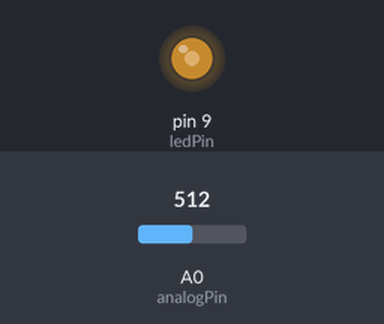
The sketch below on a simulated Arduino Uno, built with avr-gcc and run on an emulated ATmega328P. Shown: output pins drawn as LEDs (lit = HIGH). The inputs (shaded band) are chosen by the test bench; at power-on: A0 (analogPin) = 512.

Above: at 1.2 s.
1.3 s: A0 (analogPin) set to 716
At 2.5 s:
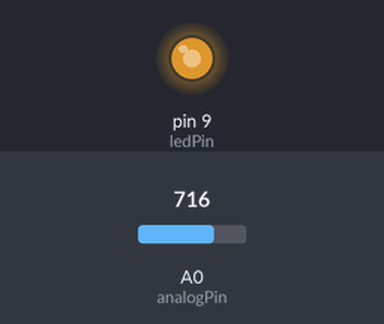
2.8 s: A0 (analogPin) set to 900
At 3.7 s:
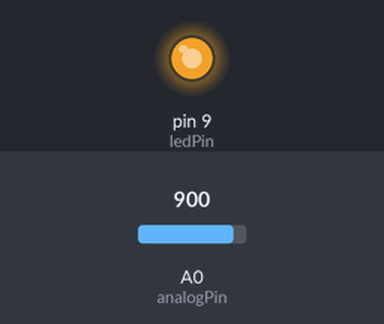
4.3 s: A0 (analogPin) set to 122
At 4.9 s:
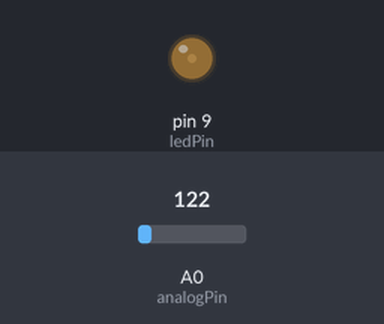
5.8 s: A0 (analogPin) set to 0
At 7.2 s:
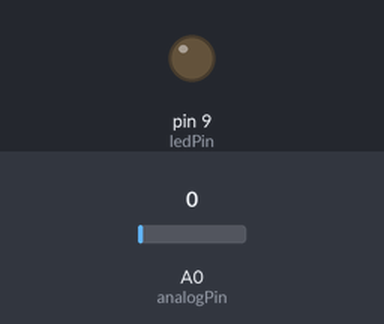
Timing chart, 0 to 8.3 s (numbered marks = the images above; inputs shaded):
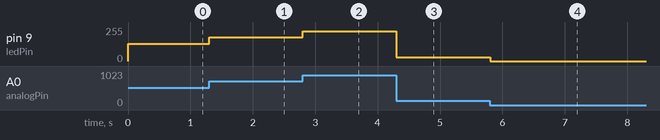

The sketch:

0516-1.ino
```cpp
int ledPin = 9;
int analogPin = A0;
// potentiometer connected to analog
int val = 0;

void setup() {
  // 初始化串口通讯，波特率为 9600
  pinMode (ledPin, OUTPUT);
  Serial.begin(9600);
}

void loop() {

val = analogRead(analogPin);  // 读取模拟口 A0 的值
analogWrite(ledPin, val / 4);
  delay(1);                          // 延迟 1 毫秒
}
```

Measured:
- after the input at 1.3 s, pin 9 (ledPin): 128/255 → 179/255 at once
- after the input at 2.8 s, pin 9 (ledPin): 179/255 → 225/255 at once
- after the input at 4.3 s, pin 9 (ledPin): 225/255 → 30/255 at once
- after the input at 5.8 s, pin 9 (ledPin): 30/255 → 0/255 at once
